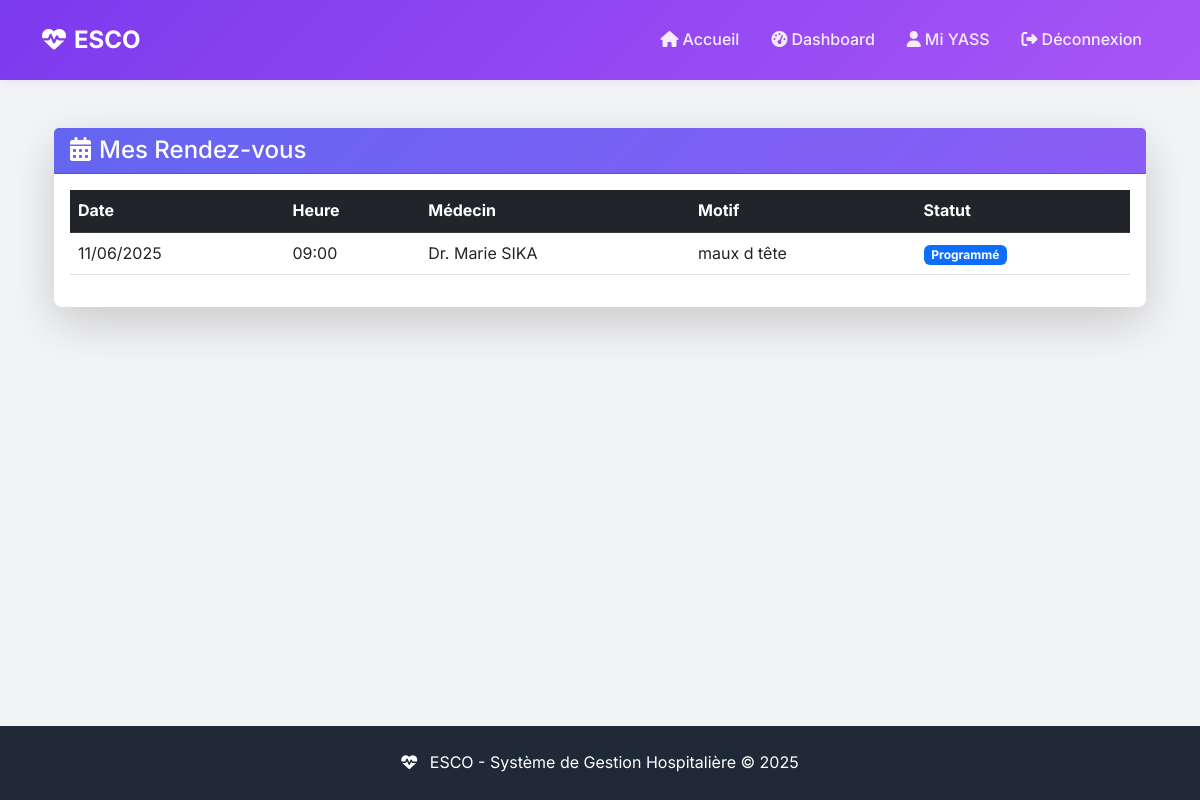
Page /mes-rdv/ (signed in) on the committed database.
### main/models.py (models this page shows, shortened)
class CustomUser(AbstractUser):
    ROLE_CHOICES = [
        ('patient', 'Patient'),
        ('docteur', 'Médecin'),
        ('admin', 'Administrateur'),
        ('infirmier', 'Infirmier'),
        ('secretaire', 'Secrétaire'),
    ]
    role = models.CharField(max_length=20, choices=ROLE_CHOICES, default='patient')
    user_id = models.CharField(max_length=20, unique=True, blank=True, null=True)
    telephone = models.CharField(max_length=20, blank=True, null=True)
    adresse = models.TextField(blank=True, null=True)
    specialite = models.CharField(max_length=100, blank=True, null=True)
    date_naissance = models.DateField(blank=True, null=True, verbose_name="Date de naissance")
    poids = models.FloatField(blank=True, null=True, verbose_name="Poids (kg)")
    taille = models.FloatField(blank=True, null=True, verbose_name="Taille (cm)")
    tension_systolique = models.IntegerField(blank=True, null=True, verbose_name="Tension systolique")
    tension_diastolique = models.IntegerField(blank=True, null=True, verbose_name="Tension diastolique")
    groupe_sanguin = models.CharField(max_length=5, blank=True, null=True,
                                    choices=[
                                        ('O+', 'O+'), ('O-', 'O-'),
                                        ('A+', 'A+'), ('A-', 'A-'),
                                        ('B+', 'B+'), ('B-', 'B-'),
                                        ('AB+', 'AB+'), ('AB-', 'AB-'),
                                    ], verbose_name="Groupe sanguin")
    allergies = models.TextField(blank=True, null=True, verbose_name="Allergies connues")
    antecedents_medicaux = models.TextField(blank=True, null=True, verbose_name="Antécédents médicaux")
    medicaments_actuels = models.TextField(blank=True, null=True, verbose_name="Médicaments actuels")
    personne_urgence_nom = models.CharField(max_length=100, blank=True, null=True, verbose_name="Contact d'urgence - Nom")
    personne_urgence_tel = models.CharField(max_length=20, blank=True, null=True, verbose_name="Contact d'urgence - Téléphone")
    profil_complete = models.BooleanField(default=False, verbose_name="Profil médical complété")
    derniere_maj_profil = models.DateTimeField(blank=True, null=True, verbose_name="Dernière mise à jour du profil")

class RendezVous(models.Model):
    STATUS_CHOICES = [
        ('programme', 'Programmé'),
        ('confirme', 'Confirmé'),
        ('en_cours', 'En cours'),
        ('termine', 'Terminé'),
        ('annule', 'Annulé'),
    ]
    patient = models.ForeignKey(CustomUser, on_delete=models.CASCADE, related_name='rdv_patient')
    medecin = models.ForeignKey(CustomUser, on_delete=models.CASCADE, related_name='rdv_medecin')
    date_rdv = models.DateField()
    heure_rdv = models.TimeField(default=time(9, 0))
    motif = models.TextField()
    status = models.CharField(max_length=20, choices=STATUS_CHOICES, default='programme')
    notes = models.TextField(blank=True, null=True)
    created_at = models.DateTimeField(auto_now_add=True)
    updated_at = models.DateTimeField(auto_now=True)

### main/views.py (the view)
# urls.py: path('mes-rdv/', views.mes_rdv, name='mes_rdv'),
@login_required
def mes_rdv(request):
    if hasattr(request.user, 'role') and request.user.role == 'patient':
        rdv_list = RendezVous.objects.filter(patient=request.user).order_by('-date_rdv')
    elif hasattr(request.user, 'role') and request.user.role == 'docteur':
        rdv_list = RendezVous.objects.filter(medecin=request.user).order_by('-date_rdv')
    else:
        messages.error(request, 'Accès non autorisé.')
        return redirect('dashboard')
    return render(request, 'mes_rdv.html', {'rdv_list': rdv_list})

### main/templates/mes_rdv.html (shortened to what this page needs)
{% extends 'base.html' %}
{% load static %}
{% block content %}
<div class="container-fluid py-4">
    <div class="row">
        <div class="col-12">
            <div class="card shadow-lg border-0 rounded-3">
                <div class="card-header text-white" style="background: linear-gradient(135deg, #6366f1 0%, #8b5cf6 100%);">
                    <h4 class="mb-0">
                        <i class="fas fa-calendar-alt me-2"></i>Mes Rendez-vous
                    </h4>
                </div>
                <div class="card-body">
                    {% if rdv_list %}
                        <div class="table-responsive">
                            <table class="table table-hover">
                                <thead class="table-dark">
                                    <tr>
                                        <th>Date</th>
                                        <th>Heure</th>
                                        <th>Médecin</th>
                                        <th>Motif</th>
                                        <th>Statut</th>
                                    </tr>
                                </thead>
                                <tbody>
                                    {% for rdv in rdv_list %}
                                    <tr>
                                        <td>{{ rdv.date_rdv|date:"d/m/Y" }}</td>
                                        <td>{{ rdv.heure_rdv|time:"H:i" }}</td>
                                        <td>
                                            {% if rdv.medecin %}
                                                Dr. {{ rdv.medecin.first_name }} {{ rdv.medecin.last_name }}
                                            {% else %}
                                                Non assigné
                                            {% endif %}
                                        </td>
                                        <td>{{ rdv.motif|truncatewords:8 }}</td>
                                        <td>
                                            <span class="badge bg-primary">{{ rdv.get_status_display }}</span>
                                        </td>
                                    </tr>
                                    {% endfor %}
                                </tbody>
                            </table>
                        </div>
                    {% endif %}
                </div>
            </div>
        </div>
    </div>
</div>
{% endblock %}

### main/templates/base.html (shortened to what this page needs)
<!DOCTYPE html>
<html lang="fr">
<head>
    <link href="https://cdn.jsdelivr.net/npm/bootstrap@5.3.0/dist/css/bootstrap.min.css" rel="stylesheet">
    <link rel="stylesheet" href="https://cdnjs.cloudflare.com/ajax/libs/font-awesome/6.4.0/css/all.min.css">
</head>
<body>
    <nav class="navbar navbar-expand-lg navbar-custom">
        <div class="container">
            <a class="navbar-brand" href="/">
                <i class="fas fa-heartbeat me-2"></i>ESCO
            </a>
            <div class="collapse navbar-collapse" id="navbarNav">
                <ul class="navbar-nav ms-auto">
                    {% if user.is_authenticated %}
                        <li class="nav-item">
                            <a class="nav-link" href="/">
                                <i class="fas fa-home me-1"></i>Accueil
                            </a>
                        </li>
                        <li class="nav-item">
                            <a class="nav-link" href="/dashboard/">
                                <i class="fas fa-tachometer-alt me-1"></i>Dashboard
                            </a>
                        </li>
                        <li class="nav-item">
                            <span class="nav-link">
                                <i class="fas fa-user me-1"></i>{{ user.get_full_name|default:user.username }}
                            </span>
                        </li>
                        <li class="nav-item">
                            <a class="nav-link" href="/logout/">
                                <i class="fas fa-sign-out-alt me-1"></i>Déconnexion
                            </a>
                        </li>
                    {% endif %}
                </ul>
            </div>
        </div>
    </nav>
    <main class="container my-4">
        {% block content %}
        {% endblock %}
    </main>
    <footer class="mt-5 py-4" style="background-color: var(--text-dark); color: var(--white);">
        <div class="container text-center">
            <p class="mb-0">
                <i class="fas fa-heartbeat me-2"></i>
                ESCO - Système de Gestion Hospitalière &copy; 2025
            </p>
        </div>
    </footer>
</body>
</html>

### main/templates/base.html (style rules this page uses)
:root { --primary-purple: #7c3aed; --secondary-purple: #a855f7; --light-purple: #f3f4f6; --white: #ffffff; --text-dark: #1f2937; --text-light: #6b7280; }
body { font-family: 'Inter', sans-serif; background-color: var(--light-purple); color: var(--text-dark); line-height: 1.6; min-height: 100vh; display: flex; flex-direction: column; }
main { flex: 1; }
.navbar-custom { background: linear-gradient(135deg, var(--primary-purple) 0%, var(--secondary-purple) 100%); box-shadow: 0 2px 10px rgba(124, 58, 237, 0.1); padding: 1rem 0; }
.navbar-brand { color: var(--white) !important; font-weight: 700; font-size: 1.5rem; }
.navbar-nav .nav-link { color: rgba(255, 255, 255, 0.9) !important; font-weight: 500; padding: 0.5rem 1rem !important; border-radius: 8px; transition: all 0.3s ease; }
.card { border: none; border-radius: 16px; box-shadow: 0 4px 6px -1px rgba(0, 0, 0, 0.1); background: var(--white); transition: all 0.3s ease; }

### rows in the picture
CustomUser: get_full_name "Mi YASS"
RendezVous: date_rdv "11/06/2025", heure_rdv "09:00", medecin.first_name "Marie", medecin.last_name "SIKA", motif "maux d tête", status "Programmé"
